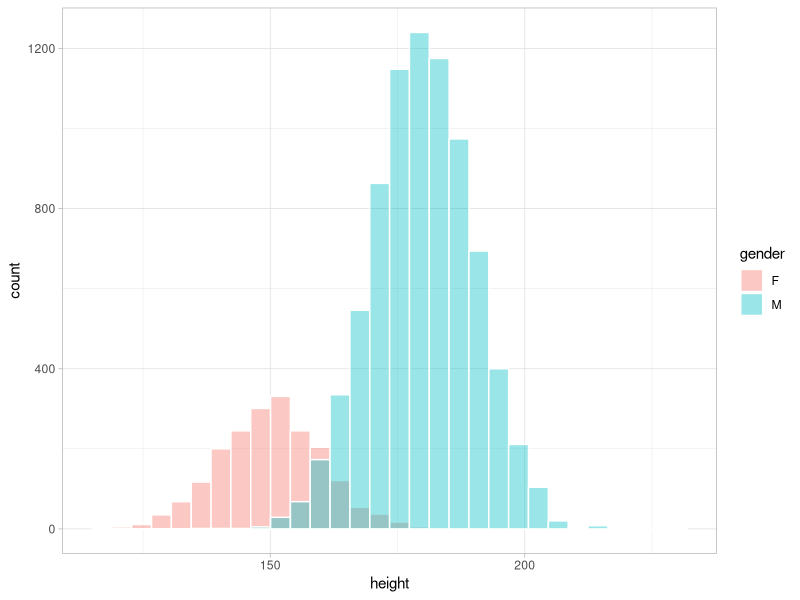
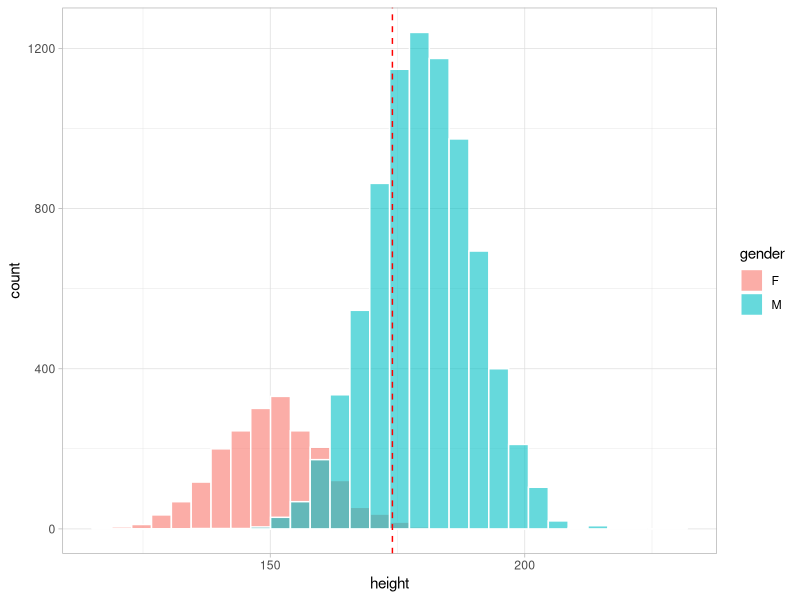
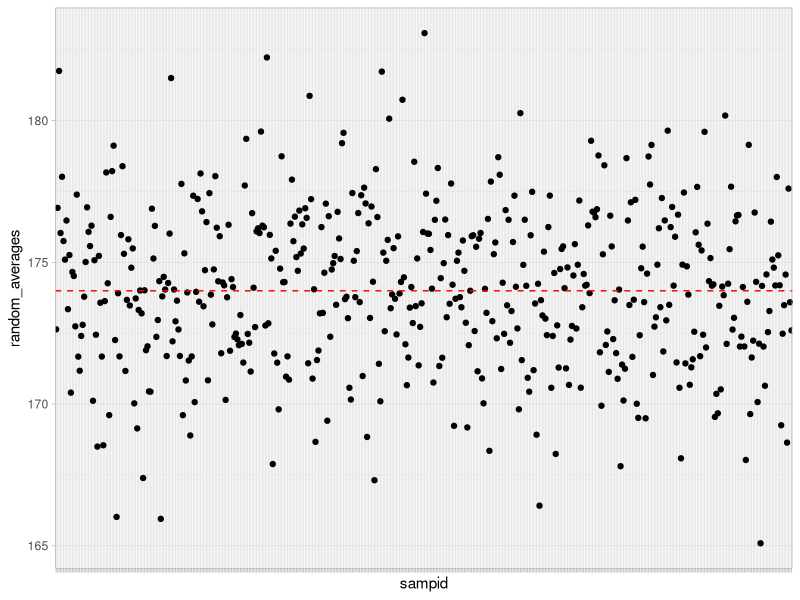
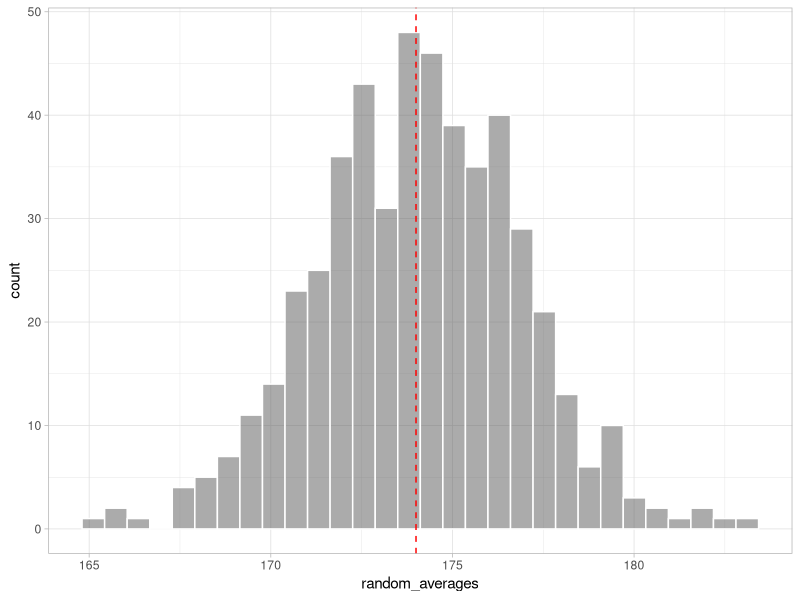
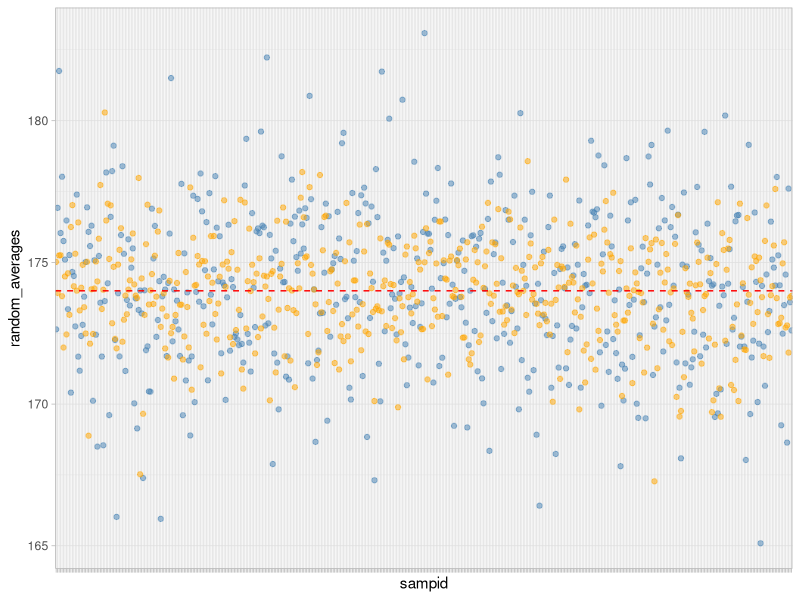
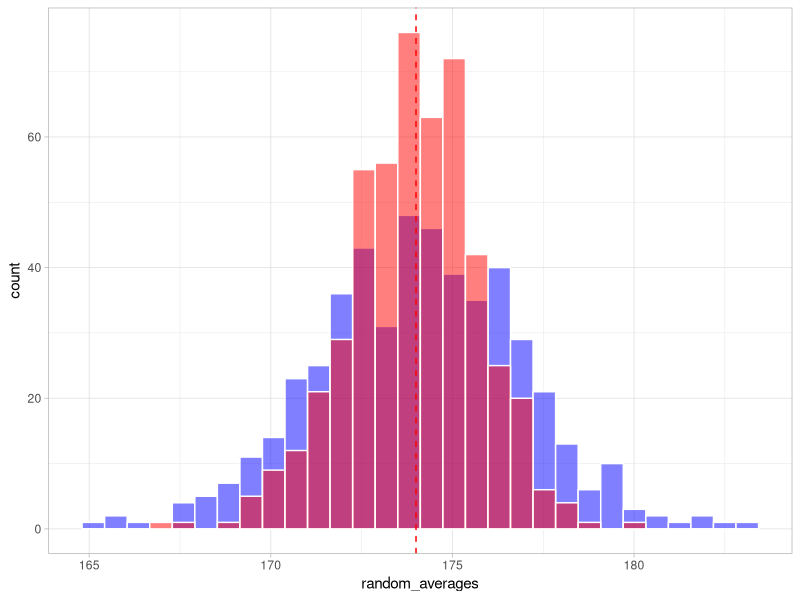

These charts were generated, in order, by the following R code:
## ---- chunk 1
knitr::opts_chunk$set(echo = TRUE, message = FALSE, error = FALSE)
library(tidyverse)
## ---- chunk 2
## separate tibbles
males <- tibble(gender = "M", height = rnorm(8000,180,10))
females <- tibble(gender = "F", height = rnorm(2000,150,10))

## merge everything in a df
mypop <- males %>% 
  bind_rows(females)
## ---- chunk 3
mypop %>% 
  ggplot() + 
  geom_histogram(aes(x = height, fill = gender), col = "white",  alpha = 0.4, position = "identity")  +
  theme_light()
## ---- chunk 4
pop_mu <- mean(mypop$height)
pop_mu
## ---- chunk 5
mypop %>% 
  ggplot() + 
  geom_histogram(aes(x = height, fill = gender), col = "white",  alpha = 0.6, position = "identity") + 
  geom_vline(xintercept = pop_mu, col="red", lty = 2) + 
  theme_light()
## ---- chunk 6
## start creating the tibble container
x <- tibble(sampid = paste0("s",1:500))
head(x)
## ---- chunk 7
## here we do the complete random sampling ...
x <- x %>% 
  mutate(random_samples = map(sampid, ~sample(x = mypop$height,size = 30)))
head(x)
## ---- chunk 8
## now we calculate the averages
x <- x %>% 
  mutate(random_averages = map_dbl(random_samples, ~mean(.x)))
head(x)
## ---- chunk 9
x %>% 
  ggplot() + 
  geom_point(aes(x = sampid, y = random_averages)) + 
  geom_hline(yintercept = pop_mu, col = "red", lty = 2) + 
  theme_light() + 
  theme(axis.text.x = element_blank())
## ---- chunk 10
x %>% 
  ggplot() + 
  geom_histogram(aes(x = random_averages), alpha = 0.5, col = "white") + 
  geom_vline(xintercept = pop_mu, col = "red", lty = 2) + 
  theme_light()
## ---- chunk 11
nsamp <- 30

## here I calculate the fraction
subfractions <- ceiling((table(mypop$gender)/nrow(mypop))*nsamp)

## just to show how much easy to read is the coding with pipes
library(magrittr)

another_subfraction <- mypop$gender %>% 
  table(.) %>% 
  divide_by(nrow(mypop)) %>% 
  multiply_by(nsamp) %>% 
  ceiling(.)

subfractions
## ---- chunk 12
subfractions[1]/subfractions[2]
2000/8000
## ---- chunk 13
## here we do the complete random sampling of the two populations
## and we return a vector with the samples extracted in a stratified way
x <- x %>% 
  mutate(stratified_random_samples = map(sampid, function(n) {
    out_males <- mypop %>% filter(gender == "M") %>% pull(height) %>% sample(.,subfractions["M"])
    out_females <- mypop %>% filter(gender == "F") %>% pull(height) %>% sample(.,subfractions["F"])
    return(c(out_males,out_females))
  }))
head(x)
## ---- chunk 14
## now we calculate the averages
x <- x %>% 
  mutate(stratified_averages = map_dbl(stratified_random_samples, ~mean(.x)))
head(x)
## ---- chunk 15
x %>% 
  ggplot() + 
  geom_point(aes(x = sampid, y = random_averages), col = "steelblue", alpha = 0.5) + 
  geom_point(aes(x = sampid, y = stratified_averages), col = "orange", alpha = 0.5) + 
  geom_hline(yintercept = pop_mu, col = "red", lty = 2) + 
  theme_light() + 
  theme(axis.text.x = element_blank())
## ---- chunk 16
x %>% 
  ggplot() + 
  geom_histogram(aes(x = random_averages), fill = "blue", alpha = 0.5, col = "white") + 
  geom_histogram(aes(x = stratified_averages), fill = "red", alpha = 0.5, col = "white") + 
  geom_vline(xintercept = pop_mu, col = "red", lty = 2) + 
  theme_light()
